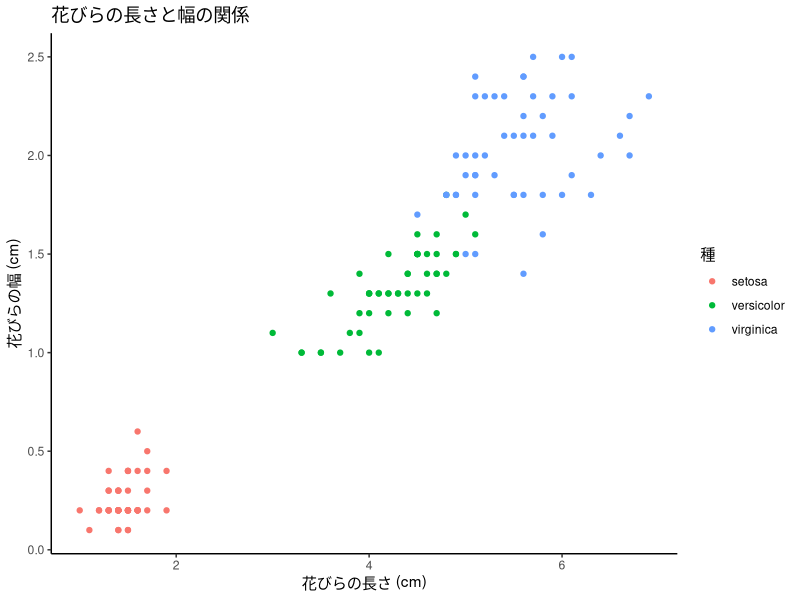
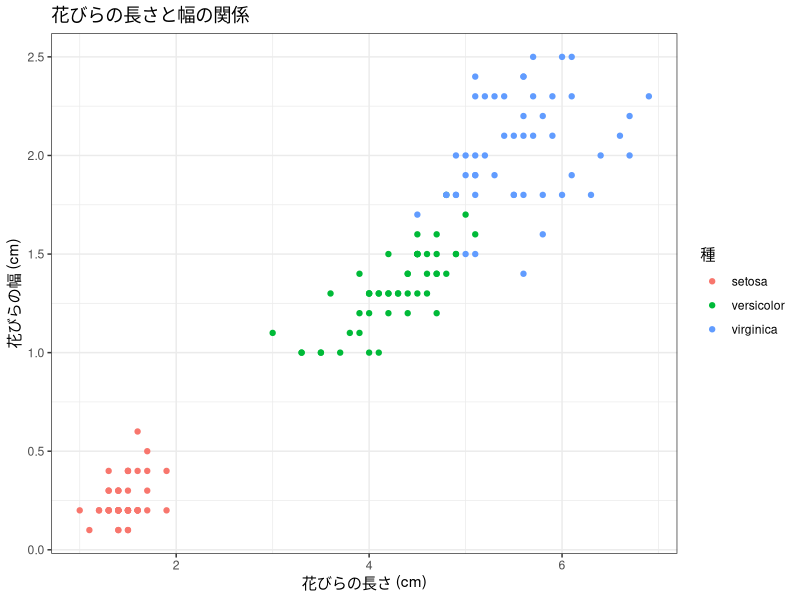
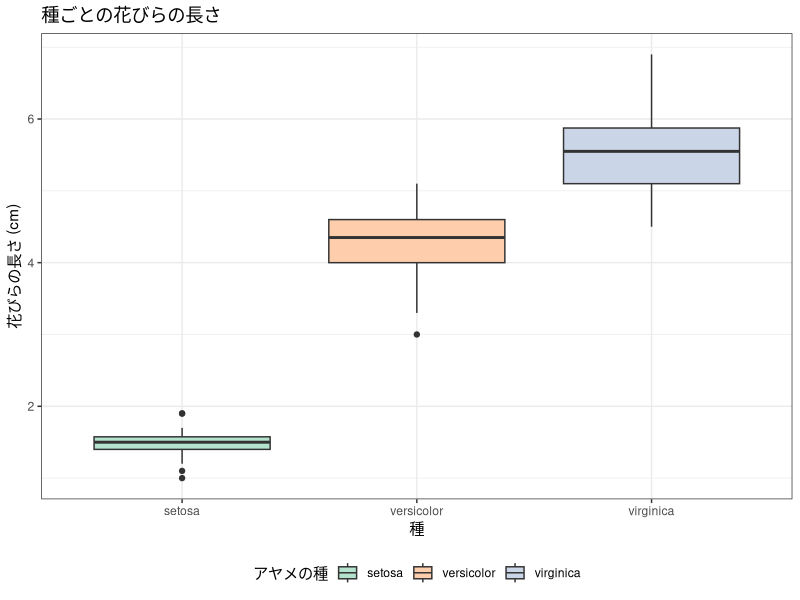
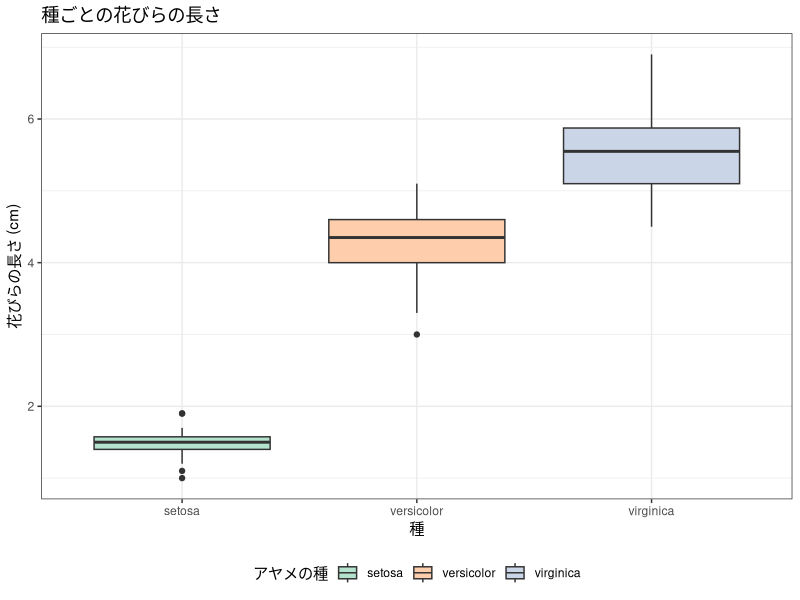

Write R code to recreate these figures, in order.
# ============================================================
# 行動計量学（行動科学分析法入門）
# 第4回　データの可視化(2)　演習1〜3　模範解答
#
# 使い方：このファイルを開き，全選択（Ctrl + A）してから
#   Ctrl + Enter（Macは Cmd + A → Cmd + Enter）で実行してください。
#   図は Plots タブの左右の矢印でさかのぼれます。
#
# ※ 色・テーマ・文言は，これでなければならないものではありません。
# ============================================================

library(tidyverse)


# ------------------------------------------------------------
# 演習1：テーマの比較
#   第3回で作ったグラフに theme_classic() と theme_bw() を当てて見比べる
# ------------------------------------------------------------

# 比べるときは，テーマ以外を同じにしておくのがこつです。
# 共通部分を1つ作っておけば，あとはテーマを足すだけで比較できます。
p_base <- ggplot(data = iris,
                 aes(x = Petal.Length, y = Petal.Width, color = Species)) +
  geom_point() +
  labs(title = "花びらの長さと幅の関係",
       x = "花びらの長さ (cm)", y = "花びらの幅 (cm)", color = "種")

p_base + theme_classic()
p_base + theme_bw()

# 違いは次のとおりです。
#   theme_classic() … 枠線なし，目盛線なし。軸の線だけが残る
#   theme_bw()      … 外枠あり，うすい目盛線あり
# どちらが見やすいかは目的によります。
#   値を読み取ってほしい図（目盛線が助けになる）    → theme_bw()
#   傾向だけを見せたい図（線が少ないほうがすっきり） → theme_classic()
# 「どちらが正解」ではなく，理由を言えることが大事です。


# ------------------------------------------------------------
# 演習2：論文用グラフの作成
# ------------------------------------------------------------

p2 <- ggplot(data = iris, aes(x = Species, y = Petal.Length, fill = Species)) +
  geom_boxplot() +
  scale_fill_brewer(palette = "Pastel2") +
  labs(title = "種ごとの花びらの長さ",
       x = "種",
       y = "花びらの長さ (cm)",
       fill = "アヤメの種") +
  theme_bw() +
  theme(legend.position = "bottom")

p2

# 凡例について：
#   x軸にすでに種名が出ているので，この図の凡例は情報が重複しています。
#   論文なら legend.position = "none" で消してしまうのも正解です。
#   ここでは「位置を指定できること」を確かめるのが目的なので bottom にしました。


# ------------------------------------------------------------
# 演習3：グラフの保存
#   kadai_02.png（dpi = 300，幅 7インチ，高さ 5インチ）
# ------------------------------------------------------------

ggsave("kadai_02.png", plot = p2, width = 7, height = 5, dpi = 300)

# 保存先は「いま作業しているフォルダ」です。どこかは getwd() で確認できます。
getwd()

# 7インチ × 300dpi = 2100ピクセル，5インチ × 300dpi = 1500ピクセル。
# つまり 2100 × 1500 の画像ができます。
